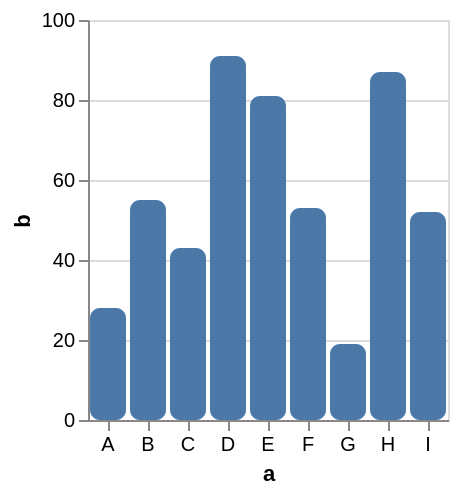

Here is the Vega-Lite specification saved for this chart:
### Vega specification from a JSON file in a GitHub repository (floating-point values rounded to 4 significant figures)
{"$schema": "https://vega.github.io/schema/vega/v5.json", "description": "A simple bar chart with embedded data.", "background": "white", "padding": 5, "height": 200, "style": "cell", "data": [{"name": "source_0", "values": [{"a": "A", "b": 28}, {"a": "B", "b": 55}, {"a": "C", "b": 43}, {"a": "D", "b": 91}, {"a": "E", "b": 81}, {"a": "F", "b": 53}, {"a": "G", "b": 19}, {"a": "H", "b": 87}, {"a": "I", "b": 52}]}, {"name": "data_0", "source": "source_0", "transform": [{"type": "stack", "groupby": ["a"], "field": "b", "sort": {"field": [], "order": []}, "as": ["b_start", "b_end"], "offset": "zero"}, {"type": "filter", "expr": "isValid(datum[\"b\"]) && isFinite(+datum[\"b\"])"}]}], "signals": [{"name": "x_step", "value": 20}, {"name": "width", "update": "bandspace(domain('x').length, 0.1, 0.05) * x_step"}, {"name": "cornerRadius", "value": 5}], "marks": [{"type": "group", "name": "stackgroup", "from": {"facet": {"data": "data_0", "name": "stack_group_main", "groupby": ["a"], "aggregate": {"fields": ["b_start", "b_start", "b_end", "b_end"], "ops": ["min", "max", "min", "max"]}}}, "encode": {"update": {"x": {"scale": "x", "field": "a"}, "width": {"scale": "x", "band": 1}, "y": {"signal": "min(scale('y',datum[\"min_b_start\"]),scale('y',datum[\"max_b_start\"]),scale('y',datum[\"min_b_end\"]),scale('y',datum[\"max_b_end\"]))"}, "y2": {"signal": "max(scale('y',datum[\"min_b_start\"]),scale('y',datum[\"max_b_start\"]),scale('y',datum[\"min_b_end\"]),scale('y',datum[\"max_b_end\"]))"}, "clip": {"value": true}, "cornerRadius": {"signal": "cornerRadius"}}}, "marks": [{"type": "group", "encode": {"update": {"y": {"field": {"group": "y"}, "mult": -1}, "width": {"field": {"group": "width"}}}}, "marks": [{"name": "marks", "type": "rect", "style": ["bar"], "from": {"data": "stack_group_main"}, "encode": {"update": {"fill": {"value": "#4c78a8"}, "ariaRoleDescription": {"value": "bar"}, "description": {"signal": "\"a: \" + (isValid(datum[\"a\"]) ? datum[\"a\"] : \"\"+datum[\"a\"]) + \"; b: \" + (format(datum[\"b\"], \"\"))"}, "width": {"field": {"group": "width"}}, "y": {"scale": "y", "field": "b_end"}, "y2": {"scale": "y", "field": "b_start"}}}}]}]}], "scales": [{"name": "x", "type": "band", "domain": {"data": "data_0", "field": "a", "sort": true}, "range": {"step": {"signal": "x_step"}}, "paddingInner": 0.1, "paddingOuter": 0.05}, {"name": "y", "type": "linear", "domain": {"data": "data_0", "fields": ["b_start", "b_end"]}, "range": [{"signal": "height"}, 0], "nice": true, "zero": true}], "axes": [{"scale": "y", "orient": "left", "gridScale": "x", "grid": true, "tickCount": {"signal": "ceil(height/40)"}, "domain": false, "labels": false, "aria": false, "maxExtent": 0, "minExtent": 0, "ticks": false, "zindex": 0}, {"scale": "x", "orient": "bottom", "grid": false, "title": "a", "labelAngle": 0, "labelBaseline": "top", "zindex": 0}, {"scale": "y", "orient": "left", "grid": false, "title": "b", "labelOverlap": true, "tickCount": {"signal": "ceil(height/40)"}, "zindex": 0}]}
